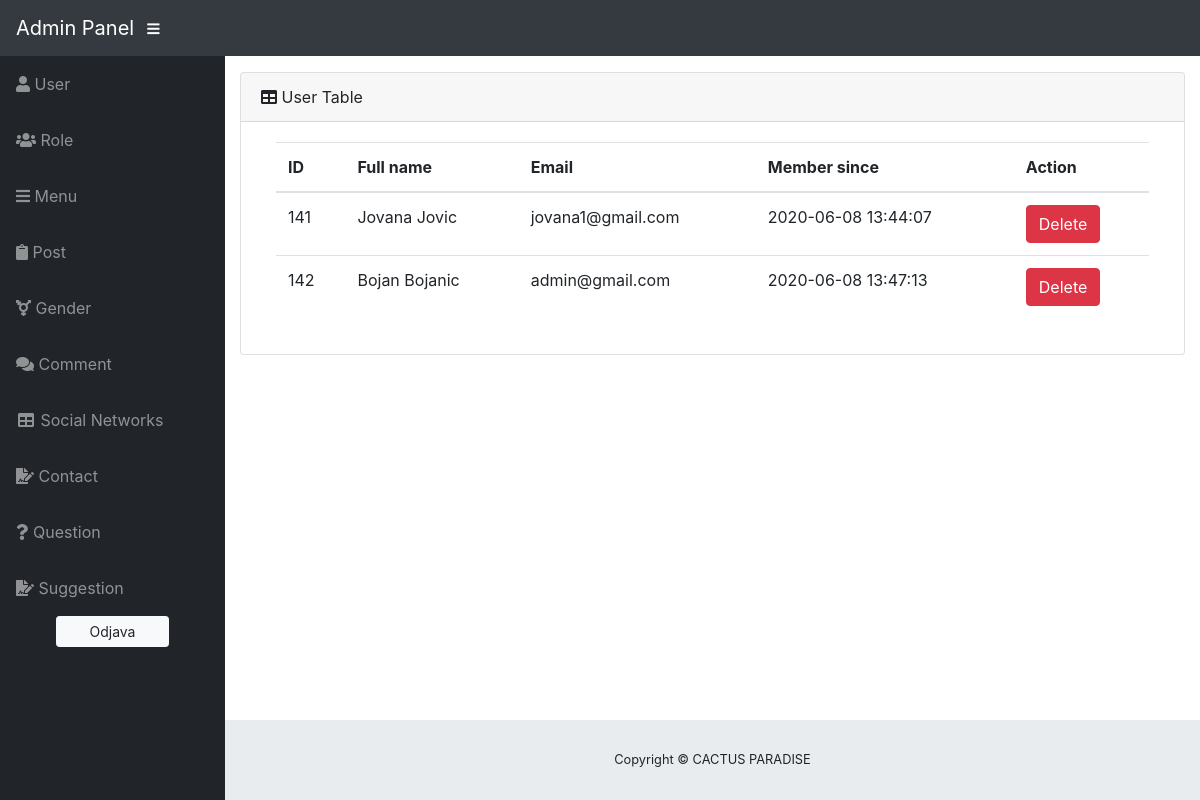
Page /admin/admin.php?page=user on the committed database.
### tables this page shows
CREATE TABLE `user` (
  `userID` int(11) NOT NULL,
  `fullName` varchar(50) NOT NULL,
  `email` varchar(50) NOT NULL,
  `password` varchar(32) NOT NULL,
  `registerDate` timestamp NOT NULL DEFAULT current_timestamp(),
  `roleID` int(11) NOT NULL,
  `active` int(11) DEFAULT 0,
  `token` varchar(120) NOT NULL
);

### modules/functions.php (called while the page is built, shortened)
<?php
function getAllFromTable($table, $conn) {
	$sql = "SELECT * FROM $table;";
	$stmt = $conn->prepare($sql);
	$stmt->execute();
	return $stmt->fetchAll();
}

### admin/views/pages/user.php (the view)
<?php
  $users = getAllFromTable('user', $conn);
?>
<i class="fas fa-table"></i>
User Table </div>
<div class="container">
  <div class="card-body">
    <div class="table-responsive">
      <table class="table">
        <thead>
          <th>ID</th>
          <th>Full name</th>
          <th>Email</th>
          <th>Member since</th>
          <th>Action</th>
        </thead>
        <tbody class="user">
          <?php foreach($users as $user) : ?>
            <tr>
              <td><?= $user->userID ?></td>
              <td><?= $user->fullName ?></td>
              <td><?= $user->email ?></td>
              <td><?= $user->registerDate ?></td>
              <td>
                <button type="button" class="btn btn-danger delete-btn" data-id="<?= $user->userID ?>">Delete</button>
              </td>
            </tr>
          <?php endforeach; ?>
        </tbody>
      </table>
    </div>
  </div>
</div>
</div>
</div>

### admin/assets/css/sb-admin.css (style rules this page uses)
html { position: relative; min-height: 100%; }
body { height: 100%; }
:root { --input-padding-x: 0.75rem; --input-padding-y: 0.75rem; }

### rows in the picture
user: userID "141", fullName "Jovana Jovic", email "jovana1@gmail.com", registerDate "2020-06-08 13:44:07"
user: userID "142", fullName "Bojan Bojanic", email "admin@gmail.com", registerDate "2020-06-08 13:47:13"
